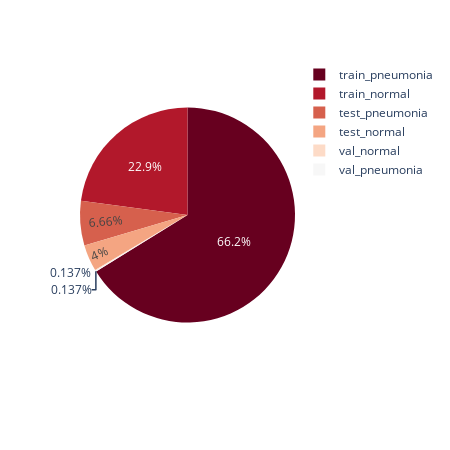

Notebook code for this chart:
### Code cell
train_dir = '/kaggle/input/chest-xray-pneumonia/chest_xray/train/'
test_dir = '/kaggle/input/chest-xray-pneumonia/chest_xray/test/'
val_dir = '/kaggle/input/chest-xray-pneumonia/chest_xray/val/'

segments = [train_dir + 'NORMAL', train_dir + 'PNEUMONIA',test_dir + 'NORMAL', test_dir + 'PNEUMONIA',val_dir + 'NORMAL', val_dir + 'PNEUMONIA']
labels = ['train_normal', 'train_pneumonia','test_normal', 'test_pneumonia','val_normal', 'val_pneumonia',]

segments = [len(os.listdir(item)) for item in segments]
fig = px.pie(values = segments, 
             names = labels,  
             color_discrete_sequence=px.colors.sequential.RdBu,
             width = 450, height = 450)

fig.show()

### Figure 1 — Plotly figure (JSON) as saved in the notebook; plotly's stock layout.template omitted (floating-point values rounded to 4 significant figures)
{"data": [{"domain": {"x": [0, 1], "y": [0, 1]}, "hovertemplate": "label=%{label}<br>value=%{value}<extra></extra>", "labels": ["train_normal", "train_pneumonia", "test_normal", "test_pneumonia", "val_normal", "val_pneumonia"], "legendgroup": "", "name": "", "showlegend": true, "type": "pie", "values": [1341, 3875, 234, 390, 8, 8]}], "layout": {"height": 450, "legend": {"tracegroupgap": 0}, "margin": {"t": 60}, "piecolorway": ["rgb(103,0,31)", "rgb(178,24,43)", "rgb(214,96,77)", "rgb(244,165,130)", "rgb(253,219,199)", "rgb(247,247,247)", "rgb(209,229,240)", "rgb(146,197,222)", "rgb(67,147,195)", "rgb(33,102,172)", "rgb(5,48,97)"], "width": 450}}
